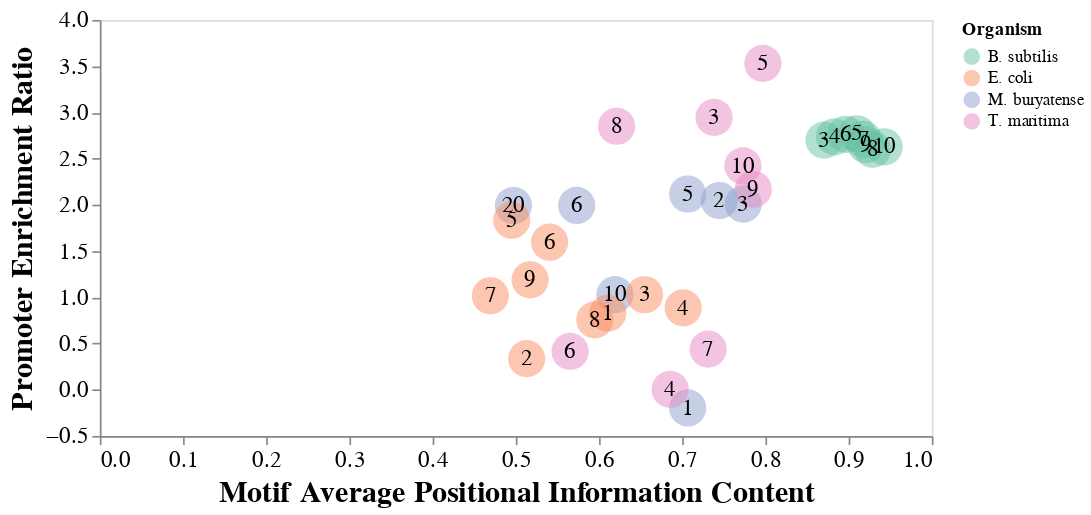

Source (notebook cell):
### Code cell
tm_top_enrich_df = cu.build_enrich_ratio_df(tm_all_top_motif_match_cat_df, tm_motif_dict)

extra_top_org_dict = {
    'M. buryatense': mb_top_enrich_df,
    'E. coli': ec_top_enrich_df,
    'B. subtilis':bs_top_enrich_df,
    'T. maritima':tm_top_enrich_df
}
cu.compare_orgs_chart(extra_top_org_dict)

### Figure 1 — Vega-Lite specification as saved in the notebook (floating-point values rounded to 4 significant figures)
{"config": {"view": {"continuousWidth": 400, "continuousHeight": 300}, "axis": {"grid": false, "labelFontSize": 14, "titleFontSize": 18}}, "layer": [{"mark": {"type": "circle", "opacity": 0.5, "size": 500}, "encoding": {"color": {"type": "nominal", "field": "org", "scale": {"scheme": "Set2"}, "title": "Organism"}, "tooltip": [{"type": "ordinal", "field": "nperc"}, {"type": "quantitative", "field": "enrich_ratio"}, {"type": "quantitative", "field": "motif_ave_ic"}, {"type": "nominal", "field": "m1"}, {"type": "nominal", "field": "m2"}], "x": {"type": "quantitative", "field": "motif_ave_ic", "title": "Motif Average Positional Information Content"}, "y": {"type": "quantitative", "field": "enrich_ratio", "title": "Promoter Enrichment Ratio"}}}, {"mark": {"type": "text", "align": "center", "baseline": "middle", "color": "black", "size": 14}, "encoding": {"text": {"type": "nominal", "field": "nperc"}, "tooltip": [{"type": "ordinal", "field": "nperc"}, {"type": "quantitative", "field": "enrich_ratio"}, {"type": "quantitative", "field": "motif_ave_ic"}, {"type": "nominal", "field": "m1"}, {"type": "nominal", "field": "m2"}], "x": {"type": "quantitative", "field": "motif_ave_ic"}, "y": {"type": "quantitative", "field": "enrich_ratio"}}, "height": 250, "selection": {"selector005": {"type": "interval", "bind": "scales", "encodings": ["x", "y"]}}, "width": 500}], "data": {"name": "data-3d472971c45fbb3a3080c9dcf1198ff2"}, "$schema": "https://vega.github.io/schema/vega-lite/v4.0.2.json", "datasets": {"data-3d472971c45fbb3a3080c9dcf1198ff2": [{"nperc": 1, "enrich_ratio": -0.1968, "motif_ave_ic": 0.7066, "m1": "AGCTTT", "m2": "GCAGCA", "org": "M. buryatense"}, {"nperc": 2, "enrich_ratio": 2.047, "motif_ave_ic": 0.7445, "m1": "TTGATA", "m2": "TATAAT", "org": "M. buryatense"}, {"nperc": 3, "enrich_ratio": 2.007, "motif_ave_ic": 0.7733, "m1": "TTGACA", "m2": "TATAAT", "org": "M. buryatense"}, {"nperc": 4, "enrich_ratio": null, "motif_ave_ic": 0.3992, "m1": "TTGTTT", "m2": "TAAAAA", "org": "M. buryatense"}, {"nperc": 5, "enrich_ratio": 2.117, "motif_ave_ic": 0.7065, "m1": "TTGACA", "m2": "TATAAT", "org": "M. buryatense"}, {"nperc": 6, "enrich_ratio": 1.994, "motif_ave_ic": 0.5732, "m1": "TTGTCA", "m2": "TAATAT", "org": "M. buryatense"}, {"nperc": 10, "enrich_ratio": 1.03, "motif_ave_ic": 0.6191, "m1": "CTTGAT", "m2": "TGATAA", "org": "M. buryatense"}, {"nperc": 20, "enrich_ratio": 1.993, "motif_ave_ic": 0.4971, "m1": "GCTTAA", "m2": "GGTATA", "org": "M. buryatense"}, {"nperc": 1, "enrich_ratio": 0.829, "motif_ave_ic": 0.6105, "m1": "GCTAAC", "m2": "TGAAGG", "org": "E. coli"}, {"nperc": 2, "enrich_ratio": 0.3367, "motif_ave_ic": 0.513, "m1": "GTTTTT", "m2": "GGCGCA", "org": "E. coli"}, {"nperc": 3, "enrich_ratio": 1.028, "motif_ave_ic": 0.6547, "m1": "ACCTCA", "m2": "TGTGGA", "org": "E. coli"}, {"nperc": 4, "enrich_ratio": 0.8854, "motif_ave_ic": 0.7011, "m1": "TATCCA", "m2": "TGAACG", "org": "E. coli"}, {"nperc": 5, "enrich_ratio": 1.834, "motif_ave_ic": 0.495, "m1": "TCTTCT", "m2": "CAGGAG", "org": "E. coli"}, {"nperc": 6, "enrich_ratio": 1.596, "motif_ave_ic": 0.5406, "m1": "CTTACA", "m2": "CATGAA", "org": "E. coli"}, {"nperc": 7, "enrich_ratio": 1.016, "motif_ave_ic": 0.4694, "m1": "CTTACA", "m2": "GATAAT", "org": "E. coli"}, {"nperc": 8, "enrich_ratio": 0.756, "motif_ave_ic": 0.5949, "m1": "TGCCAT", "m2": "TATAAT", "org": "E. coli"}, {"nperc": 9, "enrich_ratio": 1.189, "motif_ave_ic": 0.5172, "m1": "TGCCAA", "m2": "TATAAT", "org": "E. coli"}, {"nperc": 10, "enrich_ratio": null, "motif_ave_ic": 0.3301, "m1": "TGCCAA", "m2": "TAGAAT", "org": "E. coli"}, {"nperc": 3, "enrich_ratio": 2.701, "motif_ave_ic": 0.8705, "m1": "TTGACA", "m2": "TATAAT", "org": "B. subtilis"}, {"nperc": 4, "enrich_ratio": 2.736, "motif_ave_ic": 0.883, "m1": "TTGACA", "m2": "TATAAT", "org": "B. subtilis"}, {"nperc": 5, "enrich_ratio": 2.769, "motif_ave_ic": 0.9102, "m1": "TTGACA", "m2": "TATAAT", "org": "B. subtilis"}, {"nperc": 6, "enrich_ratio": 2.763, "motif_ave_ic": 0.8966, "m1": "TTGACA", "m2": "TATAAT", "org": "B. subtilis"}, {"nperc": 7, "enrich_ratio": 2.709, "motif_ave_ic": 0.9177, "m1": "TTGACA", "m2": "TATAAT", "org": "B. subtilis"}, {"nperc": 8, "enrich_ratio": 2.6, "motif_ave_ic": 0.9287, "m1": "TTGACA", "m2": "TATAAT", "org": "B. subtilis"}, {"nperc": 9, "enrich_ratio": 2.651, "motif_ave_ic": 0.9206, "m1": "TTGACA", "m2": "TATAAT", "org": "B. subtilis"}, {"nperc": 10, "enrich_ratio": 2.628, "motif_ave_ic": 0.9427, "m1": "TTGACA", "m2": "TATAAT", "org": "B. subtilis"}, {"nperc": 3, "enrich_ratio": 2.946, "motif_ave_ic": 0.7383, "m1": "CACTTG", "m2": "GTGGTA", "org": "T. maritima"}, {"nperc": 4, "enrich_ratio": 0.004637, "motif_ave_ic": 0.6855, "m1": "TCTTGA", "m2": "GCTGTT", "org": "T. maritima"}, {"nperc": 5, "enrich_ratio": 3.531, "motif_ave_ic": 0.7969, "m1": "CTTGAA", "m2": "GGTAAA", "org": "T. maritima"}, {"nperc": 6, "enrich_ratio": 0.4145, "motif_ave_ic": 0.5652, "m1": "CACCCC", "m2": "CAAAAA", "org": "T. maritima"}, {"nperc": 7, "enrich_ratio": 0.4388, "motif_ave_ic": 0.7311, "m1": "CACCTC", "m2": "CAAAAA", "org": "T. maritima"}, {"nperc": 8, "enrich_ratio": 2.85, "motif_ave_ic": 0.6211, "m1": "TTCAAA", "m2": "TAAAAT", "org": "T. maritima"}, {"nperc": 9, "enrich_ratio": 2.169, "motif_ave_ic": 0.7854, "m1": "TTCACA", "m2": "TGAAAT", "org": "T. maritima"}, {"nperc": 10, "enrich_ratio": 2.421, "motif_ave_ic": 0.773, "m1": "TTCACA", "m2": "TAAAAT", "org": "T. maritima"}]}}
